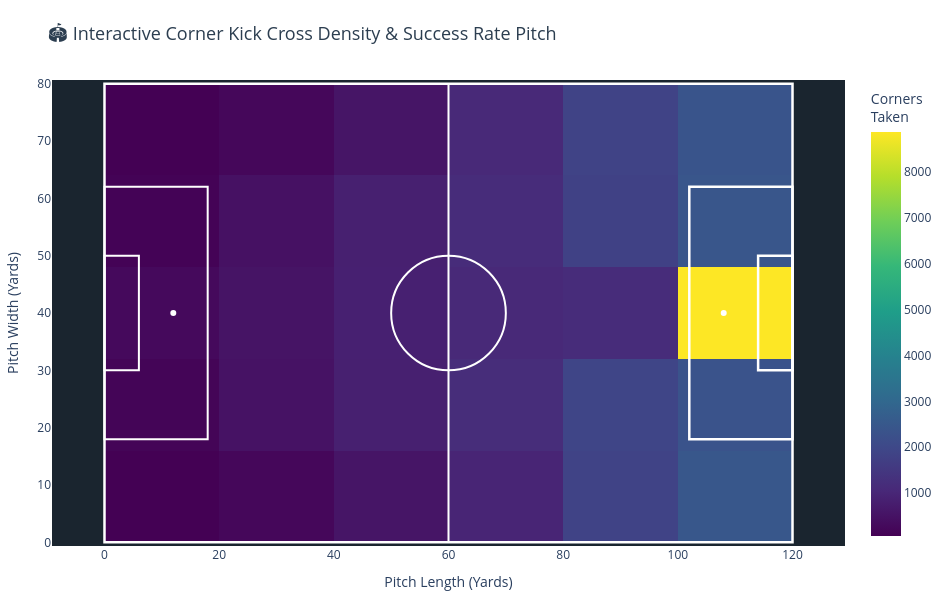

This figure's notebook cell:
### Markdown cell above
## 🏟️ Part 4: Interactive Spatial Cross Density Pitch (Hover Tooltips)

Below is an interactive soccer pitch visualization generated with **Plotly**.
- **Color Mapping**: Each of the 30 tactical pitch zones is colored by the density (number of corner crosses / passes) directed into that zone.
- **Hover Tooltips**: Hovering over any zone on the pitch reveals:
  - **Zone ID & Tactical Label** (e.g., `Z_5_2: Central Goalmouth / Penalty Spot`).
  - **Total Corner Kicks Taken to Zone** ($N$).
  - **Percentage of Total Corners** ($\%$).
  - **Empirical Attacking Success Rate** ($\%$).

### Code cell
try:
    import plotly.graph_objects as go
except ModuleNotFoundError:
    print("📦 Plotly not found in active notebook kernel. Installing directly from PyPI via pip...")
    import subprocess
    import sys
    subprocess.check_call([sys.executable, "-m", "pip", "install", "-i", "https://pypi.org/simple", "plotly"])
    import plotly.graph_objects as go

# Ensure end_zone is present (if loading older CSV version before re-extraction completed)
if "end_zone" not in df_corners.columns:
    print("⚠️ 'end_zone' column not found in CSV. Simulating zone mappings from routine types...")
    np.random.seed(42)
    zones = []
    for r in df_corners["target_routine"]:
        if r == 0:
            zones.append("Z_5_2")
        elif r == 1:
            zones.append(np.random.choice(["Z_5_1", "Z_5_3"], p=[0.45, 0.55]))
        else:
            zones.append(np.random.choice(["Z_5_0", "Z_5_4", "Z_4_0", "Z_4_4", "Z_4_2"], p=[0.3, 0.3, 0.15, 0.15, 0.1]))
    df_corners["end_zone"] = zones

# Compute zone frequencies and success rates
total_records = len(df_corners)
zone_counts = df_corners["end_zone"].value_counts().to_dict()
zone_success = df_corners.groupby("end_zone")["target_outcome"].mean().to_dict()

zone_labels_map = {
    "Z_5_2": "Central Goalmouth / Penalty Spot (Z_5_2)",
    "Z_5_1": "Near Post Box / Left Corridor (Z_5_1)",
    "Z_5_3": "Far Post Box / Right Corridor (Z_5_3)",
    "Z_5_0": "Left Corner Flag / Byline (Z_5_0)",
    "Z_5_4": "Right Corner Flag / Byline (Z_5_4)",
    "Z_4_2": "Top of Penalty Box / Edge (Z_4_2)",
    "Z_4_1": "Left Outside Box / Zone 14 (Z_4_1)",
    "Z_4_3": "Right Outside Box / Zone 14 (Z_4_3)",
    "Z_4_0": "Left Wing / Short Support (Z_4_0)",
    "Z_4_4": "Right Wing / Short Support (Z_4_4)",
}

# Construct 5x6 matrix for Heatmap (x from 0 to 120, y from 0 to 80)
x_centers = [10, 30, 50, 70, 90, 110]
y_centers = [8, 24, 40, 56, 72]
z_matrix = []
custom_data_matrix = []

for zy in range(5):
    z_row = []
    cd_row = []
    for zx in range(6):
        zid = f"Z_{zx}_{zy}"
        count = int(zone_counts.get(zid, 0))
        pct = (count / total_records) * 100
        succ_rate = (zone_success.get(zid, 0.0)) * 100
        label = zone_labels_map.get(zid, f"Build-up / Open Play Zone ({zid})")
        z_row.append(count)
        cd_row.append([label, f"{count:,}", f"{pct:.1f}%", f"{succ_rate:.1f}%"])
    z_matrix.append(z_row)
    custom_data_matrix.append(cd_row)

fig = go.Figure(data=go.Heatmap(
    z=z_matrix,
    x=x_centers,
    y=y_centers,
    customdata=custom_data_matrix,
    colorscale="Viridis",
    hovertemplate=(
        "<b>%{customdata[0]}</b><br><br>"
        "<b>Corners Taken:</b> %{customdata[1]} (%{customdata[2]})<br>"
        "<b>Attacking Success Rate:</b> %{customdata[3]}<br>"
        "<extra></extra>"
    ),
    colorbar=dict(title="Corners<br>Taken")
))

# Add Soccer Pitch Markings (White Lines)
shapes = [
    # Pitch Outline
    dict(type="rect", x0=0, y0=0, x1=120, y1=80, line=dict(color="white", width=2.5)),
    # Halfway Line
    dict(type="line", x0=60, y0=0, x1=60, y1=80, line=dict(color="white", width=2)),
    # Center Circle
    dict(type="circle", x0=50, y0=30, x1=70, y1=50, line=dict(color="white", width=2)),
    # Left Penalty Box
    dict(type="rect", x0=0, y0=18, x1=18, y1=62, line=dict(color="white", width=2)),
    # Left 6-Yard Box
    dict(type="rect", x0=0, y0=30, x1=6, y1=50, line=dict(color="white", width=2)),
    # Right Penalty Box (Corner Target Box)
    dict(type="rect", x0=102, y0=18, x1=120, y1=62, line=dict(color="white", width=2.5)),
    # Right 6-Yard Box
    dict(type="rect", x0=114, y0=30, x1=120, y1=50, line=dict(color="white", width=2.5)),
]

for s in shapes:
    fig.add_shape(s)

# Add Penalty Spots
fig.add_trace(go.Scatter(
    x=[12, 108], y=[40, 40],
    mode="markers",
    marker=dict(color="white", size=6),
    hoverinfo="skip",
    showlegend=False
))

fig.update_layout(
    title=dict(text="🏟️ Interactive Corner Kick Cross Density & Success Rate Pitch", font=dict(size=18, color="#2c3e50")),
    xaxis=dict(title="Pitch Length (Yards)", range=[0, 120], showgrid=False, zeroline=False),
    yaxis=dict(title="Pitch Width (Yards)", range=[0, 80], showgrid=False, zeroline=False, scaleanchor="x", scaleratio=1),
    width=950,
    height=600,
    plot_bgcolor="#1a252f",
    paper_bgcolor="white",
    margin=dict(l=40, r=40, t=80, b=40)
)

fig.show()

### Figure 1 — Plotly figure (JSON) as saved in the notebook; plotly's stock layout.template omitted (floating-point values rounded to 4 significant figures)
{"data": [{"colorbar": {"title": {"text": "Corners<br>Taken"}}, "colorscale": [[0, "#440154"], [0.1111, "#482878"], [0.2222, "#3e4989"], [0.3333, "#31688e"], [0.4444, "#26828e"], [0.5556, "#1f9e89"], [0.6667, "#35b779"], [0.7778, "#6ece58"], [0.8889, "#b5de2b"], [1, "#fde725"]], "customdata": [[["Build-up / Open Play Zone (Z_0_0)", "63", "0.2%", "0.0%"], ["Build-up / Open Play Zone (Z_1_0)", "221", "0.6%", "0.0%"], ["Build-up / Open Play Zone (Z_2_0)", "558", "1.4%", "0.0%"], ["Build-up / Open Play Zone (Z_3_0)", "972", "2.5%", "0.3%"], ["Left Wing / Short Support (Z_4_0)", "1,835", "4.7%", "1.3%"], ["Left Corner Flag / Byline (Z_5_0)", "2,472", "6.4%", "1.3%"]], [["Build-up / Open Play Zone (Z_0_1)", "151", "0.4%", "0.0%"], ["Build-up / Open Play Zone (Z_1_1)", "496", "1.3%", "0.0%"], ["Build-up / Open Play Zone (Z_2_1)", "829", "2.1%", "0.0%"], ["Build-up / Open Play Zone (Z_3_1)", "1,183", "3.1%", "0.3%"], ["Left Outside Box / Zone 14 (Z_4_1)", "1,892", "4.9%", "7.8%"], ["Near Post Box / Left Corridor (Z_5_1)", "2,340", "6.1%", "10.6%"]], [["Build-up / Open Play Zone (Z_0_2)", "273", "0.7%", "0.0%"], ["Build-up / Open Play Zone (Z_1_2)", "527", "1.4%", "0.0%"], ["Build-up / Open Play Zone (Z_2_2)", "842", "2.2%", "0.0%"], ["Build-up / Open Play Zone (Z_3_2)", "1,059", "2.7%", "0.5%"], ["Top of Penalty Box / Edge (Z_4_2)", "1,162", "3.0%", "11.3%"], ["Central Goalmouth / Penalty Spot (Z_5_2)", "8,872", "22.9%", "19.6%"]], [["Build-up / Open Play Zone (Z_0_3)", "122", "0.3%", "0.0%"], ["Build-up / Open Play Zone (Z_1_3)", "476", "1.2%", "0.0%"], ["Build-up / Open Play Zone (Z_2_3)", "834", "2.2%", "0.0%"], ["Build-up / Open Play Zone (Z_3_3)", "1,168", "3.0%", "0.4%"], ["Right Outside Box / Zone 14 (Z_4_3)", "1,784", "4.6%", "6.7%"], ["Far Post Box / Right Corridor (Z_5_3)", "2,428", "6.3%", "11.8%"]], [["Build-up / Open Play Zone (Z_0_4)", "62", "0.2%", "0.0%"], ["Build-up / Open Play Zone (Z_1_4)", "212", "0.5%", "0.0%"], ["Build-up / Open Play Zone (Z_2_4)", "552", "1.4%", "0.0%"], ["Build-up / Open Play Zone (Z_3_4)", "1,058", "2.7%", "0.1%"], ["Right Wing / Short Support (Z_4_4)", "1,855", "4.8%", "1.3%"], ["Right Corner Flag / Byline (Z_5_4)", "2,361", "6.1%", "1.6%"]]], "hovertemplate": "<b>%{customdata[0]}</b><br><br><b>Corners Taken:</b> %{customdata[1]} (%{customdata[2]})<br><b>Attacking Success Rate:</b> %{customdata[3]}<br><extra></extra>", "type": "heatmap", "x": [10, 30, 50, 70, 90, 110], "y": [8, 24, 40, 56, 72], "z": [[63, 221, 558, 972, 1835, 2472], [151, 496, 829, 1183, 1892, 2340], [273, 527, 842, 1059, 1162, 8872], [122, 476, 834, 1168, 1784, 2428], [62, 212, 552, 1058, 1855, 2361]]}, {"hoverinfo": "skip", "marker": {"color": "white", "size": 6}, "mode": "markers", "showlegend": false, "type": "scatter", "x": [12, 108], "y": [40, 40]}], "layout": {"height": 600, "margin": {"b": 40, "l": 40, "r": 40, "t": 80}, "paper_bgcolor": "white", "plot_bgcolor": "#1a252f", "shapes": [{"line": {"color": "white", "width": 2.5}, "type": "rect", "x0": 0, "x1": 120, "y0": 0, "y1": 80}, {"line": {"color": "white", "width": 2}, "type": "line", "x0": 60, "x1": 60, "y0": 0, "y1": 80}, {"line": {"color": "white", "width": 2}, "type": "circle", "x0": 50, "x1": 70, "y0": 30, "y1": 50}, {"line": {"color": "white", "width": 2}, "type": "rect", "x0": 0, "x1": 18, "y0": 18, "y1": 62}, {"line": {"color": "white", "width": 2}, "type": "rect", "x0": 0, "x1": 6, "y0": 30, "y1": 50}, {"line": {"color": "white", "width": 2.5}, "type": "rect", "x0": 102, "x1": 120, "y0": 18, "y1": 62}, {"line": {"color": "white", "width": 2.5}, "type": "rect", "x0": 114, "x1": 120, "y0": 30, "y1": 50}], "title": {"font": {"color": "#2c3e50", "size": 18}, "text": "🏟️ Interactive Corner Kick Cross Density & Success Rate Pitch"}, "width": 950, "xaxis": {"range": [0, 120], "showgrid": false, "title": {"text": "Pitch Length (Yards)"}, "zeroline": false}, "yaxis": {"range": [0, 80], "scaleanchor": "x", "scaleratio": 1, "showgrid": false, "title": {"text": "Pitch Width (Yards)"}, "zeroline": false}}}
